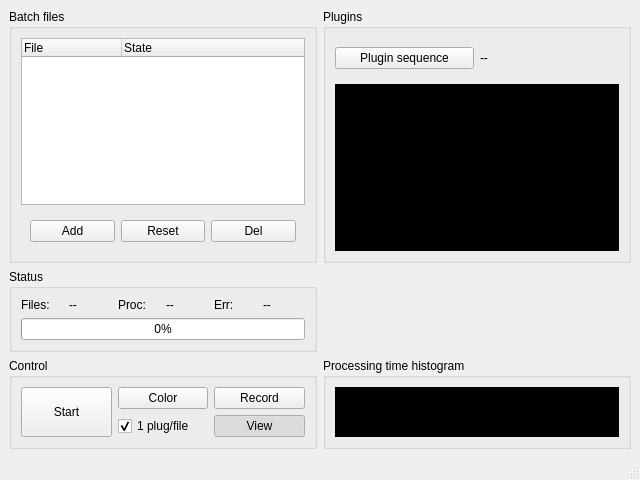
<?xml version="1.0" encoding="UTF-8"?>
<ui version="4.0">
 <class>BatchFiltersMainWindow</class>
 <widget class="QMainWindow" name="BatchFiltersMainWindow">
  <property name="geometry">
   <rect>
    <x>0</x>
    <y>0</y>
    <width>640</width>
    <height>480</height>
   </rect>
  </property>
  <property name="windowTitle">
   <string>Piaf - Batch processor</string>
  </property>
  <property name="windowIcon">
   <iconset resource="../../piaf.qrc">
    <normaloff>:/images/pixmaps/filter.png</normaloff>:/images/pixmaps/filter.png</iconset>
  </property>
  <widget class="QWidget" name="centralwidget">
   <layout class="QGridLayout" name="gridLayout">
    <item row="0" column="0">
     <widget class="QGroupBox" name="groupBox">
      <property name="sizePolicy">
       <sizepolicy hsizetype="Preferred" vsizetype="Expanding">
        <horstretch>0</horstretch>
        <verstretch>0</verstretch>
       </sizepolicy>
      </property>
      <property name="title">
       <string>Batch files</string>
      </property>
      <layout class="QVBoxLayout" name="verticalLayout_3">
       <item>
        <widget class="QTreeWidget" name="filesTreeWidget">
         <property name="toolTip">
          <string>Files for batch processing</string>
         </property>
         <property name="alternatingRowColors">
          <bool>true</bool>
         </property>
         <property name="selectionMode">
          <enum>QAbstractItemView::ExtendedSelection</enum>
         </property>
         <property name="autoExpandDelay">
          <number>1</number>
         </property>
         <property name="allColumnsShowFocus">
          <bool>true</bool>
         </property>
         <column>
          <property name="text">
           <string>File</string>
          </property>
          <property name="icon">
           <iconset resource="../../piaf.qrc">
            <normaloff>:/images/pixmaps/movie.png</normaloff>:/images/pixmaps/movie.png</iconset>
          </property>
         </column>
         <column>
          <property name="text">
           <string>State</string>
          </property>
         </column>
        </widget>
       </item>
       <item>
        <widget class="QWidget" name="buttonsWidget" native="true">
         <layout class="QHBoxLayout" name="horizontalLayout_2">
          <item>
           <widget class="QPushButton" name="addButton">
            <property name="toolTip">
             <string>Add new files</string>
            </property>
            <property name="text">
             <string>Add</string>
            </property>
            <property name="icon">
             <iconset resource="../../piaf.qrc">
              <normaloff>:/images/22x22/list-add.png</normaloff>:/images/22x22/list-add.png</iconset>
            </property>
           </widget>
          </item>
          <item>
           <widget class="QPushButton" name="resetButton">
            <property name="toolTip">
             <string>Reset state to unprocessed</string>
            </property>
            <property name="text">
             <string>Reset</string>
            </property>
            <property name="icon">
             <iconset resource="../../piaf.qrc">
              <normaloff>:/images/22x22/edit-undo.png</normaloff>:/images/22x22/edit-undo.png</iconset>
            </property>
           </widget>
          </item>
          <item>
           <widget class="QPushButton" name="delButton">
            <property name="toolTip">
             <string>Remove selected files</string>
            </property>
            <property name="text">
             <string>Del</string>
            </property>
            <property name="icon">
             <iconset resource="../../piaf.qrc">
              <normaloff>:/images/22x22/list-remove.png</normaloff>:/images/22x22/list-remove.png</iconset>
            </property>
           </widget>
          </item>
         </layout>
        </widget>
       </item>
      </layout>
     </widget>
    </item>
    <item row="0" column="1">
     <widget class="QGroupBox" name="groupBox_2">
      <property name="sizePolicy">
       <sizepolicy hsizetype="Expanding" vsizetype="Expanding">
        <horstretch>0</horstretch>
        <verstretch>0</verstretch>
       </sizepolicy>
      </property>
      <property name="title">
       <string>Plugins</string>
      </property>
      <layout class="QVBoxLayout" name="verticalLayout">
       <item>
        <widget class="QWidget" name="widget" native="true">
         <layout class="QHBoxLayout" name="horizontalLayout">
          <property name="leftMargin">
           <number>0</number>
          </property>
          <property name="rightMargin">
           <number>0</number>
          </property>
          <item>
           <widget class="QPushButton" name="loadButton">
            <property name="toolTip">
             <string>Load plugin sequence</string>
            </property>
            <property name="text">
             <string>Plugin sequence</string>
            </property>
            <property name="icon">
             <iconset resource="../../piaf.qrc">
              <normaloff>:/images/16x16/document-open.png</normaloff>:/images/16x16/document-open.png</iconset>
            </property>
           </widget>
          </item>
          <item>
           <widget class="QLabel" name="sequenceLabel">
            <property name="text">
             <string>--</string>
            </property>
            <property name="wordWrap">
             <bool>true</bool>
            </property>
           </widget>
          </item>
         </layout>
        </widget>
       </item>
       <item>
        <widget class="ImageWidget" name="imageLabel" native="true">
         <property name="sizePolicy">
          <sizepolicy hsizetype="Preferred" vsizetype="Expanding">
           <horstretch>0</horstretch>
           <verstretch>0</verstretch>
          </sizepolicy>
         </property>
         <property name="styleSheet">
          <string notr="true">background-color: rgb(0, 0, 0);</string>
         </property>
        </widget>
       </item>
      </layout>
     </widget>
    </item>
    <item row="2" column="0">
     <widget class="QGroupBox" name="controlGroupBox">
      <property name="enabled">
       <bool>true</bool>
      </property>
      <property name="title">
       <string>Control</string>
      </property>
      <layout class="QGridLayout" name="gridLayout_2">
       <item row="0" column="4">
        <widget class="QPushButton" name="recordButton">
         <property name="toolTip">
          <string>Record output image or movies</string>
         </property>
         <property name="text">
          <string>Record</string>
         </property>
         <property name="icon">
          <iconset resource="../../piaf.qrc">
           <normaloff>:/images/22x22/media-record.png</normaloff>:/images/22x22/media-record.png</iconset>
         </property>
         <property name="checkable">
          <bool>true</bool>
         </property>
        </widget>
       </item>
       <item row="0" column="3">
        <widget class="QPushButton" name="greyButton">
         <property name="toolTip">
          <string>if down, the images will be converted to grayscale befor eprocessing</string>
         </property>
         <property name="text">
          <string>Color</string>
         </property>
         <property name="icon">
          <iconset resource="../../piaf.qrc">
           <normaloff>:/images/22x22/view-color.png</normaloff>
           <activeon>:/images/22x22/view-gray.png</activeon>:/images/22x22/view-color.png</iconset>
         </property>
         <property name="checkable">
          <bool>true</bool>
         </property>
        </widget>
       </item>
       <item row="0" column="1" rowspan="2">
        <widget class="QPushButton" name="playPauseButton">
         <property name="enabled">
          <bool>true</bool>
         </property>
         <property name="sizePolicy">
          <sizepolicy hsizetype="Minimum" vsizetype="Expanding">
           <horstretch>0</horstretch>
           <verstretch>0</verstretch>
          </sizepolicy>
         </property>
         <property name="text">
          <string>Start</string>
         </property>
         <property name="icon">
          <iconset resource="../../piaf.qrc">
           <normaloff>:/images/32x32/media-playback-start.png</normaloff>
           <activeoff>:/images/32x32/media-playback-pause.png</activeoff>:/images/32x32/media-playback-start.png</iconset>
         </property>
         <property name="iconSize">
          <size>
           <width>32</width>
           <height>32</height>
          </size>
         </property>
         <property name="checkable">
          <bool>true</bool>
         </property>
        </widget>
       </item>
       <item row="1" column="4">
        <widget class="QPushButton" name="viewButton">
         <property name="toolTip">
          <string>Display the image output once per second</string>
         </property>
         <property name="text">
          <string>View</string>
         </property>
         <property name="icon">
          <iconset resource="../../piaf.qrc">
           <normaloff>:/images/16x16/layer-visible-on.png</normaloff>:/images/16x16/layer-visible-on.png</iconset>
         </property>
         <property name="checkable">
          <bool>true</bool>
         </property>
         <property name="checked">
          <bool>true</bool>
         </property>
        </widget>
       </item>
       <item row="1" column="3">
        <widget class="QCheckBox" name="reloadPluginCheckBox">
         <property name="toolTip">
          <string>Reload plugins at every change of file</string>
         </property>
         <property name="statusTip">
          <string>Reload the plugins at every change of file. If unchecked, all the images will be processed by the same plugin processus (beware of image size changes).</string>
         </property>
         <property name="text">
          <string>1 plug/file</string>
         </property>
         <property name="checked">
          <bool>true</bool>
         </property>
        </widget>
       </item>
      </layout>
     </widget>
    </item>
    <item row="2" column="1">
     <widget class="QGroupBox" name="groupBox_3">
      <property name="title">
       <string>Processing time histogram</string>
      </property>
      <layout class="QVBoxLayout" name="verticalLayout_2">
       <item>
        <widget class="QLabel" name="histogramLabel">
         <property name="sizePolicy">
          <sizepolicy hsizetype="Preferred" vsizetype="Preferred">
           <horstretch>0</horstretch>
           <verstretch>0</verstretch>
          </sizepolicy>
         </property>
         <property name="styleSheet">
          <string notr="true">background-color: rgb(0, 0, 0);</string>
         </property>
         <property name="text">
          <string/>
         </property>
        </widget>
       </item>
      </layout>
     </widget>
    </item>
    <item row="1" column="0">
     <widget class="QGroupBox" name="groupBox_4">
      <property name="title">
       <string>Status</string>
      </property>
      <layout class="QGridLayout" name="gridLayout_3">
       <item row="0" column="0">
        <widget class="QLabel" name="label">
         <property name="sizePolicy">
          <sizepolicy hsizetype="Minimum" vsizetype="Preferred">
           <horstretch>0</horstretch>
           <verstretch>0</verstretch>
          </sizepolicy>
         </property>
         <property name="text">
          <string>Files:</string>
         </property>
        </widget>
       </item>
       <item row="0" column="1">
        <widget class="QLabel" name="nbFilesLabel">
         <property name="sizePolicy">
          <sizepolicy hsizetype="Preferred" vsizetype="Preferred">
           <horstretch>0</horstretch>
           <verstretch>0</verstretch>
          </sizepolicy>
         </property>
         <property name="toolTip">
          <string>Number of files in process list</string>
         </property>
         <property name="text">
          <string>--</string>
         </property>
        </widget>
       </item>
       <item row="0" column="2">
        <widget class="QLabel" name="label_2">
         <property name="text">
          <string>Proc:</string>
         </property>
        </widget>
       </item>
       <item row="0" column="3">
        <widget class="QLabel" name="nbProcLabel">
         <property name="text">
          <string>--</string>
         </property>
        </widget>
       </item>
       <item row="0" column="4">
        <widget class="QLabel" name="label_3">
         <property name="text">
          <string>Err:</string>
         </property>
        </widget>
       </item>
       <item row="0" column="5">
        <widget class="QLabel" name="nbErrLabel">
         <property name="text">
          <string>--</string>
         </property>
        </widget>
       </item>
       <item row="1" column="0" colspan="6">
        <widget class="QProgressBar" name="progressBar">
         <property name="value">
          <number>0</number>
         </property>
        </widget>
       </item>
      </layout>
     </widget>
    </item>
   </layout>
  </widget>
  <widget class="QStatusBar" name="statusbar"/>
 </widget>
 <customwidgets>
  <customwidget>
   <class>ImageWidget</class>
   <extends>QWidget</extends>
   <header location="global">imagewidget.h</header>
   <container>1</container>
  </customwidget>
 </customwidgets>
 <resources>
  <include location="../../piaf.qrc"/>
 </resources>
 <connections/>
</ui>
